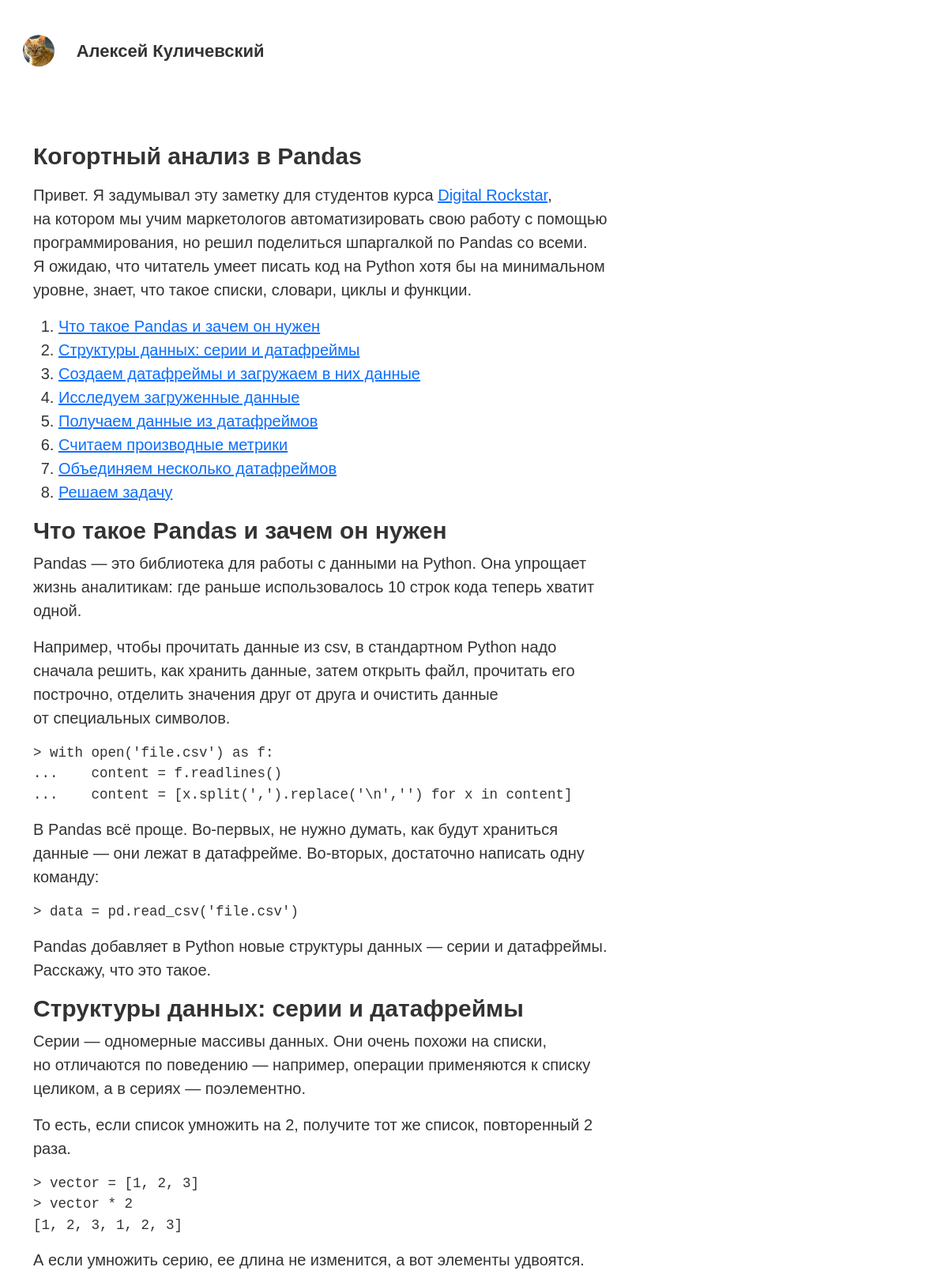
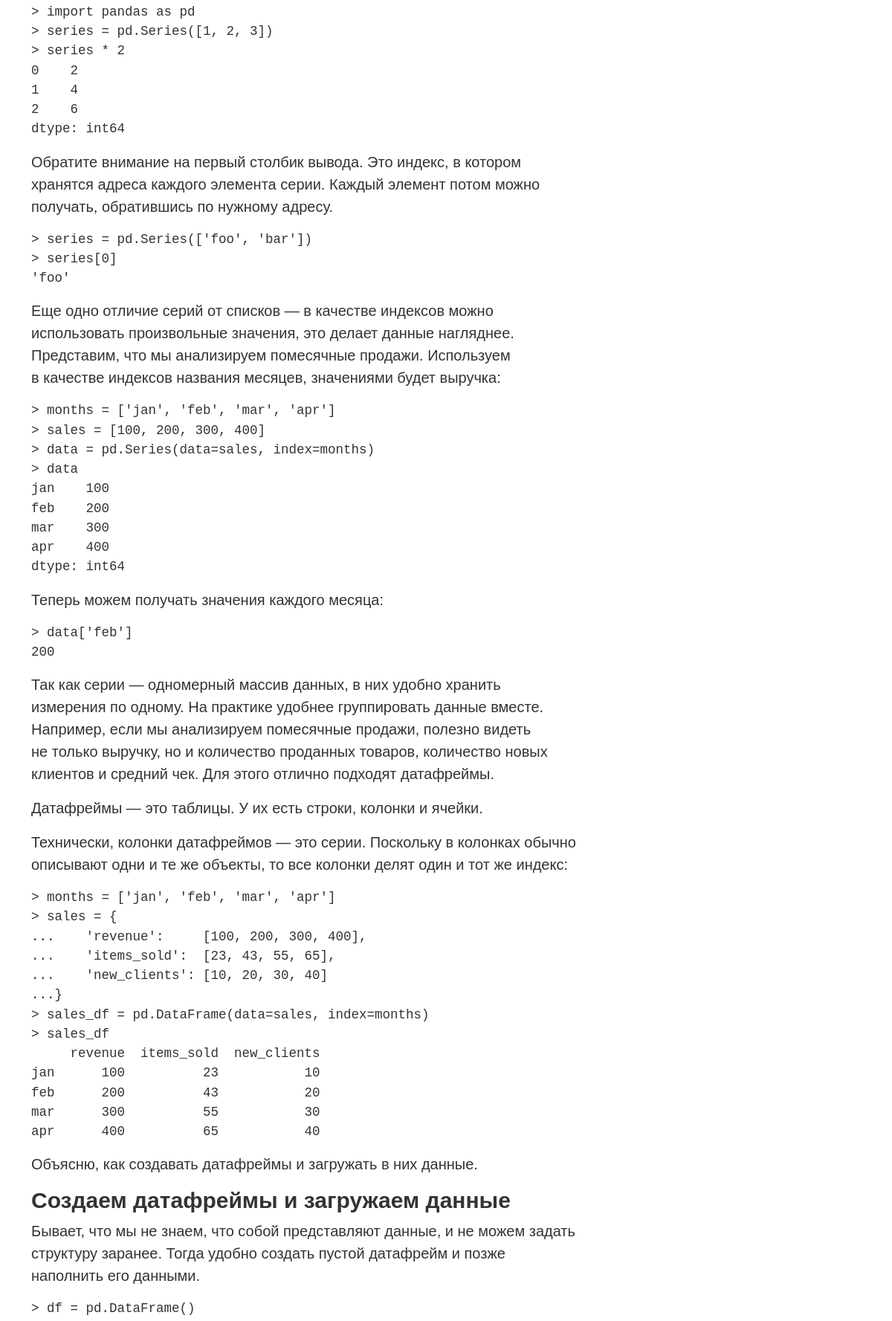
Page /blog/pandas-cohorts (upper part) on the committed database (2 pictures, top to bottom).
### blog/models.py (models this page shows, shortened)
class Article(models.Model):
    title = models.CharField(max_length=255)
    summary = models.CharField(max_length=255)
    full_text = models.TextField()
    category = models.CharField(max_length=255)
    pubdate = models.DateTimeField()
    slug = models.CharField(max_length=255, unique=True)

### blog/views.py (the view)
# urls.py: path('blog/<slug:slug>', views.article_page, name='article_page'),
def article_page(request, slug):
    article = Article.objects.get(slug=slug)
    context = {'article': article}
    return render(request, 'article_page.html', context)

### blog/templates/article_page.html (shortened to what this page needs)
{% extends 'base.html' %}
{% load static %}
{% block content %}
<div class="row">
    <div class="col-md-8 col-sm-12">
        <div class="article">
            <h2 class="article-title">{{ article.title }}</h2>
            <p class="article-text">{{ article.full_text | safe }}</p>
        </div>
    </div>
</div>
{% endblock %}

### blog/static/blog/styles.css (style rules this page uses)
body { color: #333; font-size: 20px; font-family: Arial, Helvetica, sans-serif; }
h1, h2, h3 { font-weight: 650; }
h2 { font-size: 1.5em; }
.article { margin-bottom: 3em; }
h2.article-title { margin-bottom: .2em; }

### blog/templates/base.html (style rules this page uses)
html { position: relative; min-height: 100%; }
body { margin-bottom: 60px; }

### rows in the picture
Article: title "Когортный анализ в Pandas", full_text "Привет. Я задумывал эту заметку для студентов курса Digital Rockstar , на котором мы учим маркетологов автоматизировать свою работу с помощью программирования, но решил поделиться шпаргалкой по Pandas со всеми. Я ожидаю, что читатель умеет писать код на Python хотя бы на минимальном уровне, знает, что такое списки, словари, циклы и функции. Что такое Pandas и зачем он нужен Структуры данных: серии и датафреймы Создаем датафреймы и загружаем в них данные Исследуем загруженные данные Получаем данные из датафреймов Считаем производные метрики Объединяем несколько датафреймов Решаем задачу Что такое Pandas и зачем он нужен Pandas — это библиотека для работы с данными на Python. Она упрощает…"
